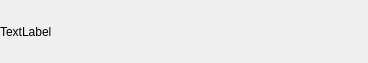
<?xml version="1.0" encoding="UTF-8"?>
<ui version="4.0">
 <class>__root</class>
 <widget class="QWidget" name="__root">
  <property name="geometry">
   <rect>
    <x>0</x>
    <y>0</y>
    <width>368</width>
    <height>63</height>
   </rect>
  </property>
  <property name="windowTitle">
   <string>Form</string>
  </property>
  <property name="styleSheet">
   <string notr="true"/>
  </property>
  <layout class="QHBoxLayout" name="horizontalLayout">
   <property name="spacing">
    <number>0</number>
   </property>
   <property name="leftMargin">
    <number>0</number>
   </property>
   <property name="topMargin">
    <number>0</number>
   </property>
   <property name="rightMargin">
    <number>0</number>
   </property>
   <property name="bottomMargin">
    <number>0</number>
   </property>
   <item>
    <widget class="QLabel" name="__text">
     <property name="text">
      <string>TextLabel</string>
     </property>
    </widget>
   </item>
  </layout>
 </widget>
 <resources/>
 <connections/>
</ui>
